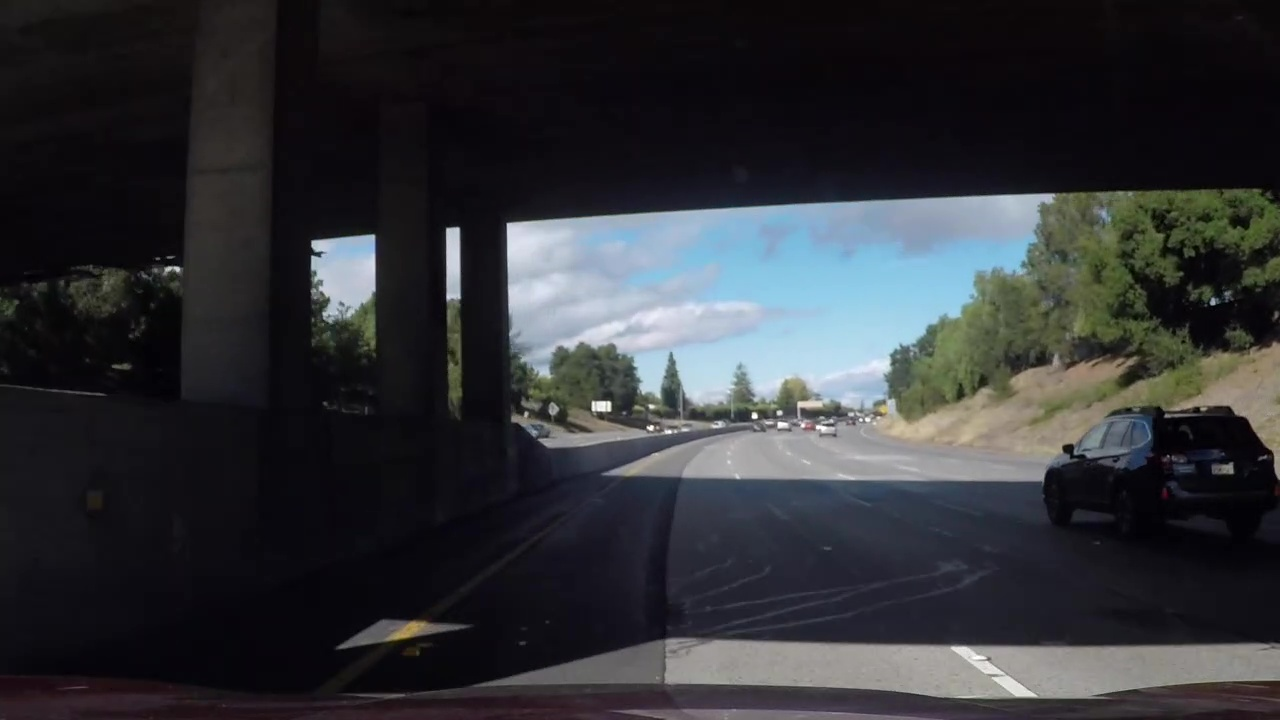
#> input picture test_images/challenge.jpg, 1280 x 720 px, given as the content of the folder camera_cal, which was not available
$ python ConfigRoiUi.py   (older library calls are emulated)
#> lines starting #> are read from the running program, lines starting #| are printed output that depends on the picture; pictures that were not available may be replaced by others from this repository, and a replacement may not be noted
### experiments.py
import glob
import io
import os
from collections import deque

import cv2
import matplotlib.pyplot as plt
import numpy as np
from PIL import Image
from moviepy.editor import VideoFileClip

# Chessboard size
chessboard_nx = 9
chessboard_ny = 6

# ROI polygon coefficients
top_left_x = 0.475
top_left_y = 0.68
top_right_x = 0.54
top_right_y = 0.68
bottom_right_x = 0.785
bottom_right_y = 1.0
bottom_left_x = 0.245
bottom_left_y = 1.0

# Color threshold parameters
color_space = cv2.COLOR_RGB2LAB

lower_yellow_1 = 0
lower_yellow_2 = 30
lower_yellow_3 = 145
upper_yellow_1 = 255
upper_yellow_2 = 255
upper_yellow_3 = 255

lower_white_1 = 210
lower_white_2 = 0
lower_white_3 = 0
upper_white_1 = 255
upper_white_2 = 255
upper_white_3 = 255

# Threshold parameters
grad_ksize = 15
grad_thresh_low = 30
grad_thresh_high = 255
mag_binary_ksize = 3
mag_binary_thresh_low = 30
mag_binary_thresh_high = 100
dir_binary_ksize = 15
dir_binary_thresh_low = 0.7
dir_binary_thresh_high = 1.3

# crop size
crop_bottom_px = 60

# Sliding Window parameters
n_sliding_windows = 9
window_width_margin = 100
windows_recenter_minpix = 50

# Define conversions in x and y from pixels space to meters
# meters per pixel in y dimension
ym_per_pix = 30 / 720
# meters per pixel in x dimension
xm_per_pix = 3.7 / 700

# Video processing params
QUEUE_LENGTH = 10
line_threshold = 1000


# [22 lines left out: function show_images, not called in this run]


def read_images(fnames, gray_conv=lambda rgb_image: cv2.cvtColor(rgb_image, cv2.COLOR_RGB2GRAY)):
    images = []
    gray_images = []

    for fname in fnames:
        bgr_image = cv2.imread(fname)

        rgb_image = cv2.cvtColor(bgr_image, cv2.COLOR_BGR2RGB)
        gray = gray_conv(rgb_image)

        images.append(rgb_image)
        gray_images.append(gray)

    return images, gray_images


def get_chessboard_corners(images, gray_images, nx=chessboard_nx, ny=chessboard_ny):
    pattern_size = (nx, ny)
    upd_images = []

    # termination criteria
    criteria = (cv2.TERM_CRITERIA_EPS + cv2.TERM_CRITERIA_MAX_ITER, 30, 0.001)

    # prepare object points, like (0,0,0), (1,0,0), (2,0,0) ....,(6,5,0)
    objp = np.zeros((ny * nx, 3), np.float32)
    objp[:, :2] = np.mgrid[0:nx, 0:ny].T.reshape(-1, 2)

    # Arrays to store object points and image points from all the images.
    # 3d points in real world space
    objpoints = []
    # 2d points in image plane
    imgpoints = []

    for image, gray in zip(images, gray_images):
        # Find the chessboard corners
        ret, corners = cv2.findChessboardCorners(gray, pattern_size, None)

        # If found, add object points, image points (after refining them)
        upd_img = None
        if ret == True:
            objpoints.append(objp)
            corners2 = cv2.cornerSubPix(gray, corners, (11, 11), (-1, -1), criteria)
            imgpoints.append(corners2)

            upd_img = cv2.drawChessboardCorners(image, pattern_size, corners2, ret)

        upd_images.append(upd_img)

    assert len(images) == len(gray_images) == len(upd_images)

    return objpoints, imgpoints, upd_images


# [119 lines left out: functions correct_distortion, warp_image, mask_image, filter_color, abs_sobel_thresh, mag_thresh and 1 more, not called in this run]


def gaussian_blur(image, kernel_size):
    return cv2.GaussianBlur(image, (kernel_size, kernel_size), 0)


# [51 lines left out: functions moving_average, apply_color_mask, apply_threshold, apply_color_and_threshold, not called in this run]


def apply_crop_bottom(image, bottom_px=crop_bottom_px):
    height, width = image.shape[:2]
    return image.copy()[0:height - bottom_px, 0:width]


# [18 lines left out: function apply_warp, not called in this run]


def grayscale_ro_rgb(grayscale):
    return np.asarray(np.dstack((grayscale, grayscale, grayscale)), dtype=np.float32)


# [272 lines left out: functions combine_images_horiz, calc_moving_average_y, debug_image, combine_3_images, find_fitpolynomial, find_fitpolynomial_next and 3 more, not called in this run]


class LaneProcessor:
    # [192 lines left out: functions __init__, valid_line, mean_value, process_simple, process, tag_video and 1 more, not called in this run]


# [176 lines that do not run on import are left out]

### ConfigRoiUi.py
from skimage.viewer import CollectionViewer
from skimage.viewer.plugins import Plugin
from skimage.viewer.widgets import Slider, CheckBox, ComboBox, Button

from experiments import *


class RoiViewer:
    def __init__(self, search_pattern):
#> called with search_pattern = 'test_images/*.jpg'
        blur_kernel_size = 1

        cal_fnames = [path for path in glob.iglob('camera_cal/*.jpg', recursive=True)]
        cal_images, cal_gray_images = read_images(cal_fnames)
#> in read_images, bgr_image is the input picture: shape (720, 1280, 3); mean B, G, R 54.7, 50.8, 49.2
#> in read_images, `gray = gray_conv(rgb_image)`:
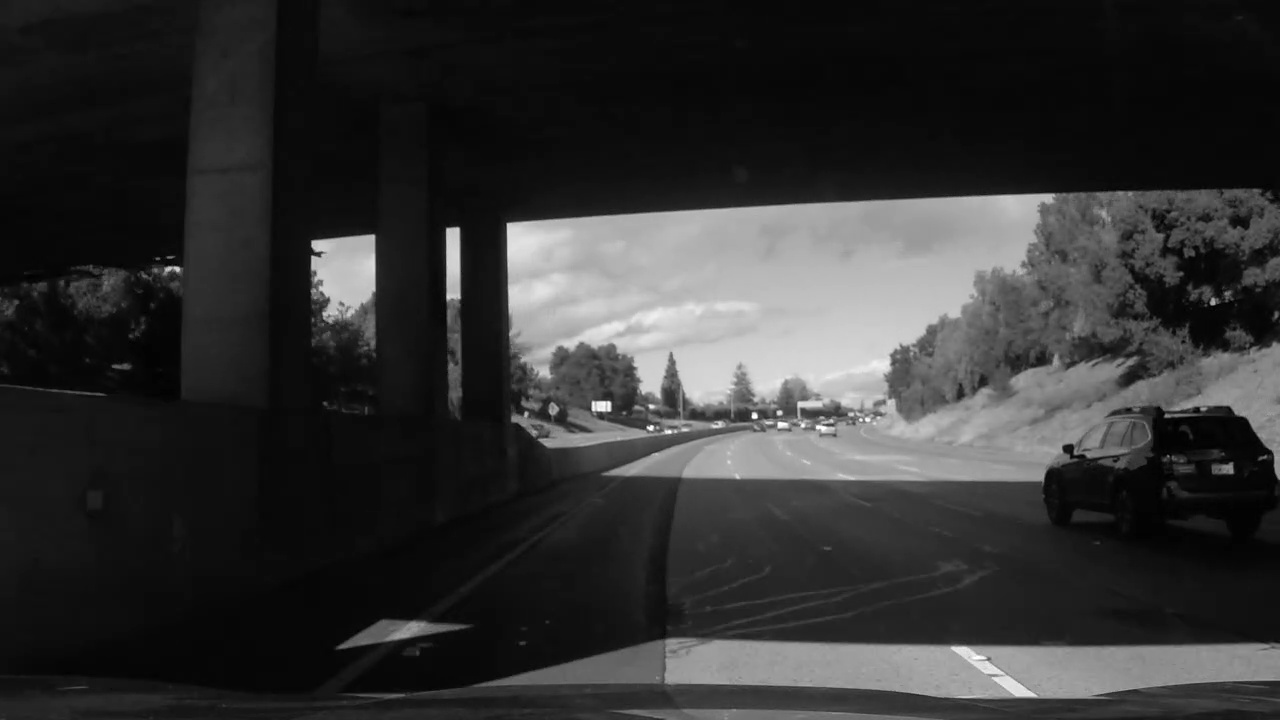
#> gray: shape (720, 1280); min 0, max 255, mean 50.8
#> cal_images = 1 item; cal_gray_images = 1 item
        self.objpoints, self.imgpoints, _ = get_chessboard_corners(cal_images, cal_gray_images)
#> the loop in get_chessboard_corners, `for image, gray in zip(images, gray_images):` made 1 pass
#> ret on pass 1: False
#> after the loop in get_chessboard_corners, `for image, gray in zip(images, gray_images):`: imgpoints = []; upd_images = 1 item
#> self.objpoints = []; self.imgpoints = []

        self.blur_kernel_size = blur_kernel_size
        self.top_left_x = top_left_x
        self.top_left_y = top_left_y
        self.top_right_x = top_right_x
        self.top_right_y = top_right_y
        self.bottom_right_x = bottom_right_x
        self.bottom_right_y = bottom_right_y
        self.bottom_left_x = bottom_left_x
        self.bottom_left_y = bottom_left_y

        plugin = Plugin(image_filter=self.image_filter, dock="right")

        self.setup_names = ['ROI poly', "ROI Transformation", 'ROI Transformed',
                            "Final Transformation poly", 'Final Transformation', 'Final Transformed']

        self.show_orig = CheckBox('show_orig', value=False, alignment='left')

        plugin += self.show_orig
        plugin += ComboBox('setup', self.setup_names)
        plugin += Slider('blur_kernel_size', 0, 31, value=self.blur_kernel_size, value_type='int')
        plugin += Slider('top_left_x', 0, 1, value=self.top_left_x)
        plugin += Slider('top_left_y', 0, 1, value=self.top_left_y)
        plugin += Slider('top_right_x', 0, 1, value=self.top_right_x)
        plugin += Slider('top_right_y', 0, 1, value=self.top_right_y)
        plugin += Slider('bottom_right_x', 0, 1, value=self.bottom_right_x)
        plugin += Slider('bottom_right_y', 0, 1, value=self.bottom_right_y)
        plugin += Slider('bottom_left_x', 0, 1, value=self.bottom_left_x)
        plugin += Slider('bottom_left_y', 0, 1, value=self.bottom_left_y)
        plugin += Button("Print", callback=self.on_print_click)

        fnames = [path for path in glob.iglob(search_pattern, recursive=True)]
        images, gray_images = read_images(fnames)

        self.viewer = CollectionViewer(images)
        self.viewer += plugin

    # [75 lines left out: functions image_filter, on_print_click, not called in this run]

    def show(self):
        self.viewer.show()


if __name__ == "__main__":
    RoiViewer('test_images/*.jpg').show()
#> (the call stopped at in __init__, `plugin = Plugin(image_filter=self.image_filter, dock="right")`: skimage is not available in this run)

$ run again, on test_images/vlcsnap-2017-10-24-06h43m08s774.jpg
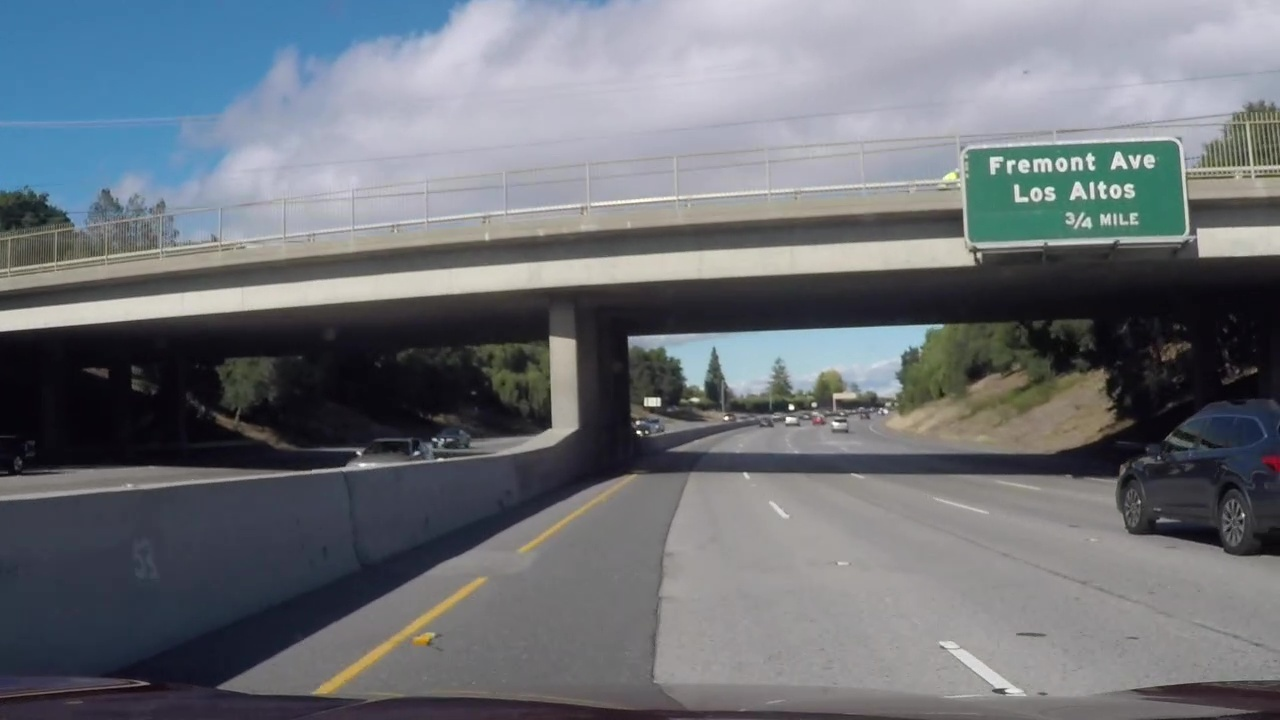
#> input picture test_images/vlcsnap-2017-10-24-06h43m08s774.jpg, 1280 x 720 px, given as the content of the folder camera_cal, which was not available
#> in read_images, bgr_image is the input picture: shape (720, 1280, 3); mean B, G, R 119.8, 113.5, 109.2
#> in read_images, `gray = gray_conv(rgb_image)`:
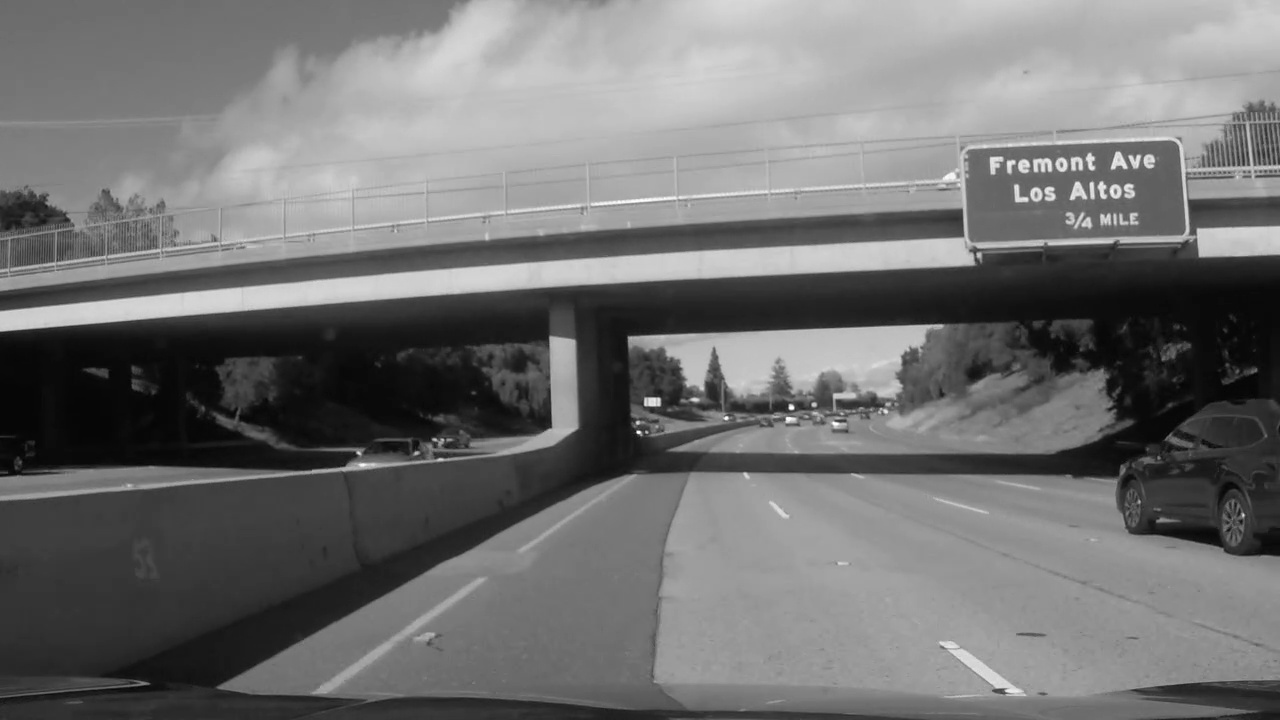
#> gray: shape (720, 1280); min 1, max 255, mean 112.9
#> cal_images = 1 item
#> the loop in get_chessboard_corners, `for image, gray in zip(images, gray_images):` made 1 pass
#> ret on pass 1: False
#> after the loop in get_chessboard_corners, `for image, gray in zip(images, gray_images):`: imgpoints = []; upd_images = 1 item
#> self.objpoints = []
